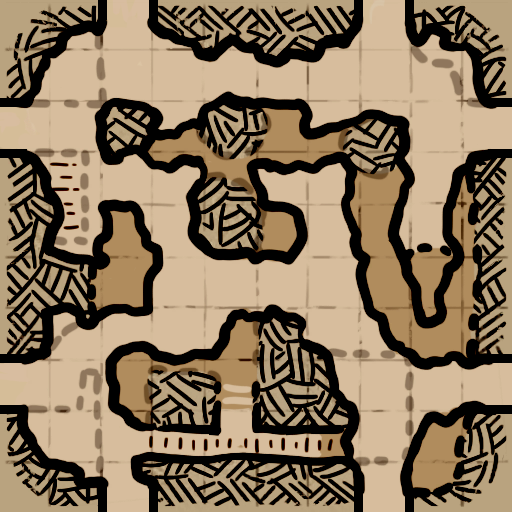
#> input picture data/modules/Cave/CaveMaze.png, 512 x 512 px; its folder holds only this picture in this run
$ python -i map_scanner_v2.py   (imports and definitions only)
#> lines starting #> are read from the running program, lines starting #| are printed output that depends on the picture
#!/usr/bin/env python3
"""
map_scanner_v2.py  –  Robust Dungeon-Map Scanner V2 + Standalone Debug Tool
============================================================================
Run as a standalone debug tool:
    python map_scanner_v2.py
    python map_scanner_v2.py  screenshot.png   # load an image directly

Also importable as a module:
    from map_scanner_v2 import MapScannerV2

How it works
------------
1. **Find map bbox** – scan the screenshot for a large dark rectangle (the
   in-game dungeon-map overlay) using a sliding-scale dark-area heuristic.

2. **Detect micro-grid** – every module tile contains a faint 10×10 sub-cell
   grid.  The scanner computes the Sobel edge magnitude of the map crop, sums
   edge values along rows / columns to obtain 1-D profiles, then applies an
   FFT to find the dominant periodic spacing.  Both the micro-cell period and
   the module period are searched; whichever gives a grid count closest to an
   integer in [2, 10] wins.

3. **Infer module tile grid** – module period × N = map width → grid is N cols
   wide (and similarly for rows).

4. **Edge-based template matching** – for each tile, extract the patch, resize
   to 64 × 64, compute Sobel edges, then compare against every known module
   template (all 4 × 90° rotations) using normalised edge MSE (NMSE).  Raw
   greyscale NMSE is avoided because it is sensitive to lighting; edge NMSE
   is stable across brightness and contrast differences.

5. **Greedy unique assignment** – sort all (tile, module, score) triples by
   score, then greedily assign: each module key can be assigned to at most
   one tile, and each tile to at most one module.  Tiles with no candidate
   below the match threshold are marked unknown.

Dependencies: Pillow  (numpy strongly recommended for speed)
"""

from __future__ import annotations

import dataclasses
import json
import math
import sys
import threading
import time
from pathlib import Path
from typing import Optional

try:
    import tkinter as tk
    from tkinter import filedialog, ttk
    _HAVE_TK = True
except ImportError:
    tk = None           # type: ignore[assignment]
    filedialog = None   # type: ignore[assignment]
    ttk = None          # type: ignore[assignment]
    _HAVE_TK = False

try:
    from PIL import Image, ImageDraw, ImageFilter, ImageOps
    _HAVE_PIL = True
except ImportError:
    _HAVE_PIL = False

try:
    from PIL import ImageTk as _ImageTk
    _HAVE_IMAGETK = True
except ImportError:
    _ImageTk = None   # type: ignore[assignment]
    _HAVE_IMAGETK = False

try:
    import numpy as np
    _HAVE_NUMPY = True
except ImportError:
    _HAVE_NUMPY = False

try:
    from PIL import ImageGrab
    _HAVE_IMAGEGRAB = True
except ImportError:
    _HAVE_IMAGEGRAB = False

try:
    import mss as _mss_mod
    _HAVE_MSS = True
except ImportError:
    _HAVE_MSS = False

# ── Paths ────────────────────────────────────────────────
ROOT    = Path(__file__).parent
DATA    = ROOT / "data"
RAW     = DATA / "raw"
MODULES = DATA / "modules"
MANIF   = DATA / "map_manifest.json"
DEBUG   = DATA / "debug"

# ── Scanner constants ────────────────────────────────────
MICRO_CELLS_PER_MODULE = 10   # sub-cells inside one module (always 10×10)
MIN_MICRO_PERIOD  = 2         # minimum micro-cell size in pixels
MAX_MICRO_PERIOD  = 30        # maximum micro-cell size in pixels
MIN_MODULE_PERIOD = 15        # minimum module size in pixels
MAX_MODULE_PERIOD = 500       # maximum module size in pixels
MIN_GRID_SIZE     = 2         # smallest supported grid dimension
MAX_GRID_SIZE     = 10        # largest supported grid dimension
MAP_DARK_THRESH   = 65        # max average brightness of the map area
TEMPLATE_SIZE     = 64        # pixels used for edge comparison
TOP_K             = 5         # top candidates kept per tile
MATCH_THRESHOLD   = 0.40      # edge NMSE distance; below = accept

PNG_SIG = b"\x89PNG\r\n\x1a\n"

# ── UI palette ────────────────────────────────────────────
BG     = "#141414"; PANEL  = "#1c1c1c"; PANEL2 = "#242424"
BORDER = "#303030"; BDR2   = "#424242"; ACCENT = "#c8a84b"
TEXT   = "#e0ddd8"; DIM    = "#808080"; BTN_BG = "#2a2a2a"
BTN_H  = "#3c3c3c"


# ══════════════════════════════════════════════════════════
#  ScannerConfig dataclass
# ══════════════════════════════════════════════════════════

@dataclasses.dataclass
class ScannerConfig:
    # BBox
    dark_thresh: int = 65
    bbox_method: str = "mean"       # "mean", "median", "trimmed_mean", "edge"
    search_margin: float = 0.05
    min_frac: float = 0.20
    max_frac: float = 0.90
    frac_step: float = 0.05
    prefer_darkest: bool = False
    # Crop preprocessing
    border_crop_pct: float = 0.0    # 0–0.20: strip this % of map edges before microgrid
    contrast_boost: bool = False    # ImageOps.autocontrast before microgrid
    unsharp_mask: bool = False      # apply unsharp mask before microgrid
    # Microgrid
    min_micro: int = 2
    max_micro: int = 30
    min_module: int = 15
    max_module: int = 500
    micro_cells: int = 10
    force_micro_period: int = 0     # 0 = disabled
    force_module_period: int = 0    # 0 = disabled
    min_grid_size: int = 2
    max_grid_size: int = 10
    # Grid inference
    override_n_rows: int = 0        # 0 = auto
    override_n_cols: int = 0        # 0 = auto
    # Template matching
    match_thr: float = 0.40
    tmpl_size: int = 64
    top_k: int = 5
    unique_assignment: bool = True
    # Bypass bbox
    bypass_bbox: bool = False       # skip bbox stage, use central crop
    bypass_crop_pct: float = 0.80   # how much of screen center to use
    # BBox refinement (edge-snap after seed selection)
    bbox_refine: bool = True
    bbox_refine_band_pct: float = 0.12
    bbox_refine_min_expand_px: int = 0
    bbox_refine_max_expand_pct: float = 0.10
    bbox_refine_edge_quantile: float = 0.85
    # Grid inference scoring weights
    grid_score_step_weight: float = 0.5
    grid_score_line_weight: float = 0.5


DEFAULT_CONFIG = ScannerConfig()


def _config_to_dict(cfg: ScannerConfig) -> dict:
    return dataclasses.asdict(cfg)


def _config_from_dict(d: dict) -> ScannerConfig:
    fields = {f.name for f in dataclasses.fields(ScannerConfig)}
    return ScannerConfig(**{k: v for k, v in d.items() if k in fields})


# ── Settings persistence ──────────────────────────────────

SETTINGS_PATH = DEBUG / "v2_settings.json"


# [47 lines left out: functions _save_settings, _load_settings, _is_valid_png, _grab_screen, not called in this run]


def _mean_brightness(img: Image.Image) -> float:
    """Return mean pixel value of a greyscale PIL image."""
    if _HAVE_NUMPY:
        return float(np.asarray(img, dtype=np.float32).mean())
    data = list(img.convert("L").getdata())
    return sum(data) / max(len(data), 1)


# [27 lines left out: functions _median_brightness, _trimmed_mean_brightness, _edge_density, not called in this run]


def _brightness_metric(patch_gray: Image.Image, method: str) -> float:
    """Compute a brightness/feature metric for a patch using the given method."""
    if method == "median":
        return _median_brightness(patch_gray)
    if method == "trimmed_mean":
        return _trimmed_mean_brightness(patch_gray)
    if method == "edge":
        return _edge_density(patch_gray)
    # Default: mean
    return _mean_brightness(patch_gray)


# ── Edge computation ─────────────────────────────────────

# [253 lines left out: functions _sobel_numpy, _compute_edges, _grid_line_strength, _best_phase_for_N, _detect_period_numpy, _detect_period_numpy_top10 and 4 more, not called in this run]


# ══════════════════════════════════════════════════════════
#  MapScannerV2
# ══════════════════════════════════════════════════════════

class MapScannerV2:
    """Robust dungeon-map scanner based on micro-grid periodicity detection.

    Parameters
    ----------
    map_name : str
        Name of the map whose module templates should be loaded (e.g. "Cave").
        Pass an empty string to skip template loading (grid detection still
        works; just no module classification).
    config : ScannerConfig, optional
        Tuning configuration. Defaults to DEFAULT_CONFIG when not provided.
    """

    def __init__(self, map_name: str = "", config: ScannerConfig = None):
        self.map_name     = map_name
        self.config       = config or ScannerConfig()
        self._tmpl_cache: dict = {}   # {map_name: {mk: [edge0, edge90, edge180, edge270]}}

    # ── Public API ────────────────────────────────────────

    # [8 lines left out: function scan_screen, not called in this run]

    def scan_image(self, src) -> dict:
        """Run the full pipeline on a saved image or PIL Image object.

        Parameters
        ----------
        src : str | Path | PIL.Image.Image
        """
#> called with src = 'data/modules/Cave/CaveMaze.png'
        try:
            if isinstance(src, (str, Path)):
                img = Image.open(src).convert("RGB")
            else:
                img = src.convert("RGB")
        except Exception as e:
            return {"ok": False, "error": f"Could not load image: {e}"}
        result = self._pipeline(img)
        result["from_screen"] = False
        return result

    # ── Pipeline ─────────────────────────────────────────

    def _pipeline(self, image: Image.Image) -> dict:
        cfg    = self.config
        result: dict = {
            "ok": False,
            "image_size": image.size,
            "timings": {},
            "bbox_log": [],
            "microgrid_log": [],
            "grid_log": [],
        }

        # Stage 1: locate map area
        t0 = time.perf_counter()

        if cfg.bypass_bbox:
            # Skip bbox detection – use central crop
            sw, sh = image.size
            frac   = max(0.1, min(1.0, cfg.bypass_crop_pct))
            cw     = int(sw * frac)
            ch     = int(sh * frac)
            cx     = (sw - cw) // 2
            cy     = (sh - ch) // 2
            bbox   = (cx, cy, cw, ch)
            bbox_cands: list = []
            bbox_refined: Optional[tuple] = None
            result["bbox_log"].append(
                f"bypass_bbox=True: using central {frac*100:.0f}% crop "
                f"({cx},{cy},{cw}×{ch})")
        else:
            bbox, bbox_cands, bbox_refined = self._find_map_bbox(image, result["bbox_log"])

        result["map_bbox"]          = bbox           # seed (before refinement)
        result["map_bbox_seed"]     = bbox           # explicit seed alias
        result["map_bbox_refined"]  = bbox_refined if not cfg.bypass_bbox else None
        result["bbox_candidates"]   = bbox_cands
        result["timings"]["bbox"]   = time.perf_counter() - t0

        if bbox is None:
            result["error"] = (
                "Could not detect the dungeon map area.\n"
                "Make sure the in-game map overlay is open and fully visible."
            )
            return result

        # Use refined bbox as the active region when available
        active_bbox = bbox_refined if bbox_refined is not None else bbox
        result["map_bbox"] = active_bbox   # final used bbox

        x, y, w, h = active_bbox
        map_img = image.crop((x, y, x + w, y + h)).convert("L")

        # Optional border crop
        if cfg.border_crop_pct > 0:
            bcp = max(0.0, min(0.20, cfg.border_crop_pct))
            mw, mh = map_img.size
            dx = int(mw * bcp)
            dy = int(mh * bcp)
            if dx > 0 or dy > 0:
                map_img = map_img.crop((dx, dy, mw - dx, mh - dy))
                result["bbox_log"].append(
                    f"border_crop_pct={bcp:.2f}: cropped to {map_img.size}")

        # Optional contrast boost
        if cfg.contrast_boost:
            map_img = ImageOps.autocontrast(map_img)

        # Optional unsharp mask
        if cfg.unsharp_mask:
            map_img = map_img.filter(ImageFilter.UnsharpMask(radius=2, percent=150, threshold=3))

        result["map_image"] = map_img

        # Stage 2: micro-grid
        t1 = time.perf_counter()
        micro = self._detect_microgrid(map_img, result["microgrid_log"])
        result["microgrid"] = micro
        result["timings"]["microgrid"] = time.perf_counter() - t1

        # Stage 3: module grid
        t2 = time.perf_counter()
        grid = self._infer_grid(map_img, micro, result["grid_log"])
        result["grid"] = grid
        result["timings"]["grid"] = time.perf_counter() - t2

        # Stage 4: classify tiles (only when a map name is set)
        t3 = time.perf_counter()
        if self.map_name:
            templates = self._load_templates(self.map_name)
            if templates:
                tile_matches, layout = self._classify_tiles(map_img, grid, templates)
            else:
                tile_matches, layout = {}, {}
                result["warning"] = (
                    f"No module templates found for map '{self.map_name}'.\n"
                    "Run dad_downloader.py to download map PNG tiles first."
                )
        else:
            tile_matches, layout = {}, {}
            result["warning"] = "No map name set – grid detected but tiles not classified."

        result["tile_matches"] = tile_matches
        result["layout"]       = layout
        result["timings"]["classify"] = time.perf_counter() - t3
        result["timings"]["total"]    = time.perf_counter() - t0
        result["ok"]           = True
        return result

    # ── Stage 1: Map bbox ──────────────────────────────────

    def _find_map_bbox(self, image: Image.Image,
                       log: list) -> "tuple[Optional[tuple], list, Optional[tuple]]":
        """Return (seed_bbox, candidates_list, refined_bbox) for the dungeon-map region.

        ``seed_bbox`` and ``refined_bbox`` are both ``(x, y, w, h)`` tuples.
        ``refined_bbox`` may differ from ``seed_bbox`` if bbox_refine is enabled.
        """
        cfg    = self.config
        sw, sh = image.size
        gray   = image.convert("L")
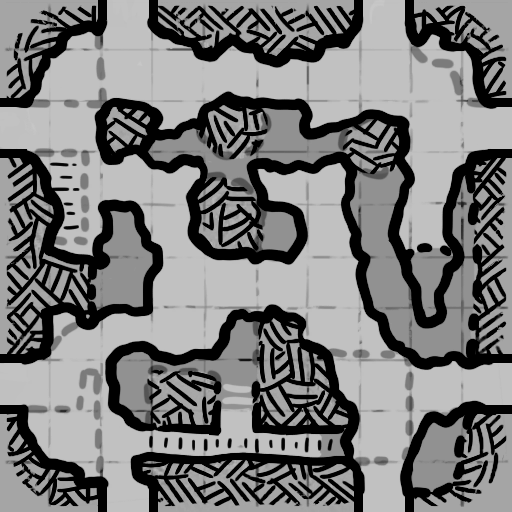
#> gray: PIL image 512x512 L; min 0, max 200, mean 122.9

        margin = max(0.0, min(0.25, cfg.search_margin))
        sx0, sy0 = int(sw * margin), int(sh * margin)
        sx1, sy1 = int(sw * (1 - margin)), int(sh * (1 - margin))
        sw2, sh2 = sx1 - sx0, sy1 - sy0

        candidates: list = []  # each entry: (x, y, w, h, metric_value)

        # Build frac list descending from max_frac to min_frac
        step  = max(0.01, cfg.frac_step)
        frac  = cfg.max_frac
        fracs: list = []
        while frac >= cfg.min_frac - 1e-9:
            fracs.append(round(frac, 6))
            frac -= step

        method = cfg.bbox_method
        thresh = cfg.dark_thresh

        for frac in fracs:
            side = int(min(sw2, sh2) * frac)
            if side < 32:
                continue
            cx = sx0 + (sw2 - side) // 2
            cy = sy0 + (sh2 - side) // 2
            patch = gray.crop((cx, cy, cx + side, cy + side))
            metric = _brightness_metric(patch, method)
            candidates.append((cx, cy, side, side, metric))
            log.append(f"frac={frac:.2f} side={side} {method}={metric:.1f}")
#> this loop made 15 passes
#> metric on passes 1 to 8: 129.5, 130.4, 127.4, 123.3, 119.7, 120.3, 123.2, 125.3
#> pass 1, in _find_map_bbox, `patch = gray.crop((cx, cy, cx + side, cy + side))`:
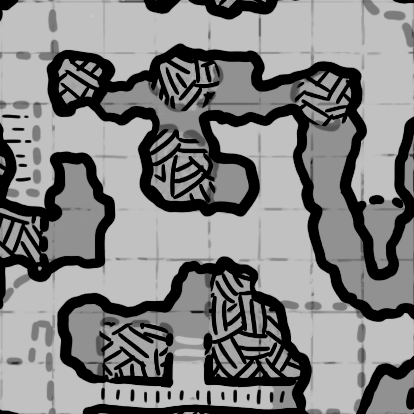
#> patch: PIL image 414x414 L; min 0, max 200, mean 129.5
#> pass 2, in _find_map_bbox, `patch = gray.crop((cx, cy, cx + side, cy + side))`:
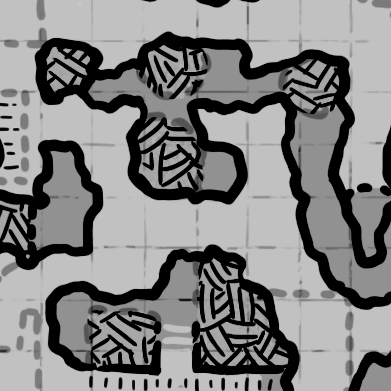
#> patch: PIL image 391x391 L; min 0, max 200, mean 130.4
#> pass 3, in _find_map_bbox, `patch = gray.crop((cx, cy, cx + side, cy + side))`:
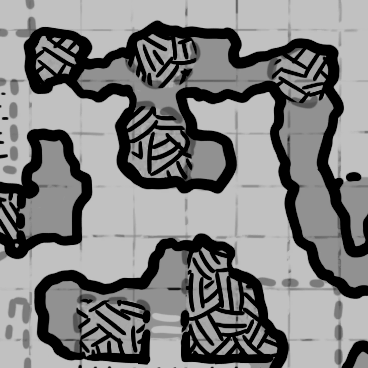
#> patch: PIL image 368x368 L; min 0, max 196, mean 127.4
#> after the loop:
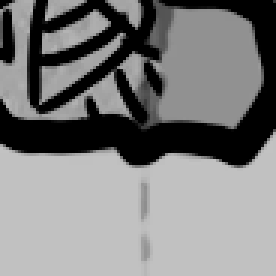
#> patch: PIL image 92x92 L (shown 3 times larger); min 0, max 194, mean 125.9
#> after the loop, candidates = 15 items, first 6: (48, 48, 414, 414, 129.5), (60, 60, 391, 391, 130.4), (71, 71, 368, 368, 127.4), (83, 83, 345, 345, 123.3), (94, 94, 322, 322, 119.7), (106, 106, 299, 299, 120.3); log = 15 items, first 6: 'frac=0.90 side=414 mean=129.5', 'frac=0.85 side=391 mean=130.4', 'frac=0.80 side=368 mean=127.4', 'frac=0.75 side=345 mean=123.3', 'frac=0.70 side=322 mean=119.7', 'frac=0.65 side=299 mean=120.3'

        if not candidates:
            log.append("No candidates found (all patches too small)")
            return None, candidates, None

        seed_bbox: Optional[tuple] = None

        if cfg.prefer_darkest:
            # Pick candidate with lowest brightness (or highest edge density for "edge")
            if method == "edge":
                # Higher edge density = more map-like, so pick highest
                best = max(candidates, key=lambda c: c[4])
            else:
                best = min(candidates, key=lambda c: c[4])
            cx, cy, cw, ch, metric = best
            log.append(f"prefer_darkest=True: best metric={metric:.1f} at ({cx},{cy})")
            seed_bbox = (cx, cy, cw, ch)

        elif method == "edge":
            # Higher edge density = more map-like
            edge_thresh = thresh / 255.0 * 0.5
            for cand in candidates:
                cx, cy, cw, ch, metric = cand
                if metric > edge_thresh:
                    log.append(f"edge accepted: density={metric:.4f} > {edge_thresh:.4f}")
                    seed_bbox = (cx, cy, cw, ch)
                    break
            if seed_bbox is None:
                # Fallback: just pick highest edge density
                best = max(candidates, key=lambda c: c[4])
                cx, cy, cw, ch, metric = best
                log.append(f"edge fallback: best density={metric:.4f}")
                seed_bbox = (cx, cy, cw, ch)

        else:
            # mean / median / trimmed_mean: first below threshold wins
            for cand in candidates:
                cx, cy, cw, ch, metric = cand
                if metric < thresh:
                    log.append(f"accepted: {method}={metric:.1f} < {thresh}")
                    seed_bbox = (cx, cy, cw, ch)
                    break
#> this loop made 15 passes
            if seed_bbox is None:
                log.append(f"FAILED: all {len(candidates)} candidates above threshold {thresh}")
                return None, candidates, None

        # ── Refinement (edge-snap) ────────────────────────
        refined_bbox: Optional[tuple] = None
        if cfg.bbox_refine and seed_bbox is not None:
            refined_bbox = self._refine_bbox_by_edges(gray, seed_bbox, log)

        return seed_bbox, candidates, refined_bbox

    # [590 lines left out: functions _refine_bbox_by_edges, _detect_microgrid, _resolve_period, _infer_grid, _score_best_n, _load_templates and 2 more, not called in this run]


# ══════════════════════════════════════════════════════════
#  Debug overlay helpers
# ══════════════════════════════════════════════════════════

def _rgba(image: Image.Image) -> Image.Image:
    return image.convert("RGBA")


# [265 lines left out: functions draw_bbox_overlay, draw_bbox_heatmap, draw_profiles_image, draw_edge_overlay, draw_microgrid_overlay, draw_grid_overlay and 1 more, not called in this run]


# ══════════════════════════════════════════════════════════
#  Standalone debug GUI  (requires tkinter + Pillow)
# ══════════════════════════════════════════════════════════

if _HAVE_TK:
    # [8 lines left out: function flat_btn, not called in this run]

    _TkBase = tk.Tk
else:
    def flat_btn(*a, **kw):  # type: ignore[misc]
        raise RuntimeError("tkinter is not available")

    _TkBase = object  # type: ignore[assignment, misc]


class ScannerV2App(_TkBase):  # type: ignore[misc]
    """Standalone debug GUI for MapScannerV2.

    Steps viewable via the View dropdown:
      original     – raw loaded/captured image
      bbox         – detected map bbox overlaid on full image
      bbox_heatmap – candidate heatmap colored by brightness
      edges        – edge magnitude image of the map crop
      microgrid    – map crop with micro-grid lines
      profiles     – 1-D projection profiles chart
      grid         – map crop with module tile boundaries
      matches      – map crop with per-tile match result
    """

    _STEPS = [
        ("original",     "Original"),
        ("bbox",         "Map BBox"),
        ("bbox_heatmap", "BBox Heatmap"),
        ("edges",        "Edge Image"),
        ("microgrid",    "Micro-Grid"),
        ("profiles",     "Profiles"),
        ("grid",         "Module Grid"),
        ("matches",      "Tile Matches"),
    ]

    # [429 lines left out: functions __init__, _load_manifest, _build, _get_config_from_ui, _apply_config_to_ui, not called in this run]

    def _reset_settings(self):
        self._apply_config_to_ui(ScannerConfig())
        self._log_msg("Settings reset to defaults.")

    # [341 lines left out: functions _save_settings_dialog, _load_settings_dialog, _load_image, _load_file, _do_screenshot, _run_pipeline and 9 more, not called in this run]

    def _status(self, msg: str):
        self._status_var.set(msg)


# ══════════════════════════════════════════════════════════
#  Entry point
# ══════════════════════════════════════════════════════════

# [14 lines not run here, left out]

>>> result = MapScannerV2().scan_image('data/modules/Cave/CaveMaze.png')
#> in _pipeline, `bbox, bbox_cands, bbox_refined = self._find_map_bbox(image, result["bb..`: bbox_cands has the same summary as candidates in _find_map_bbox
#> in scan_image, `result = self._pipeline(img)`: result = 11 items
#> result = 12 items

$ run again, on data/modules/Cave/CaveTown.png
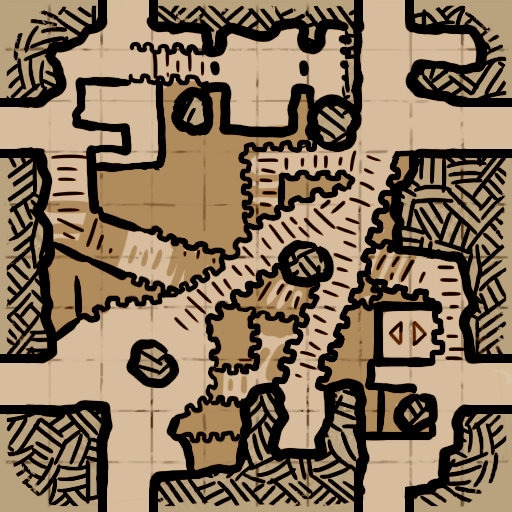
#> input picture data/modules/Cave/CaveTown.png, 512 x 512 px
#> the loop in _find_map_bbox, `for frac in fracs:` made 15 passes
#> metric on passes 1 to 8: 119.5, 119.2, 117.1, 117.3, 117.3, 117.9, 117.9, 118
#> pass 1, in _find_map_bbox, `patch = gray.crop((cx, cy, cx + side, cy + side))`:
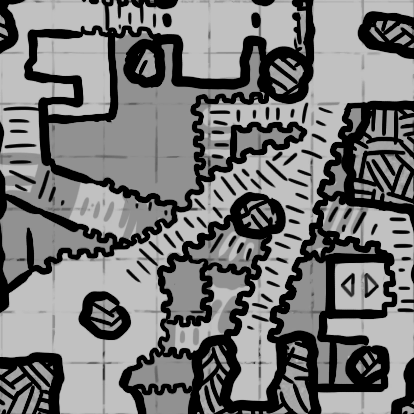
#> patch: PIL image 414x414 L; min 0, max 201, mean 119.5
#> after the loop in _find_map_bbox, `for frac in fracs:`:
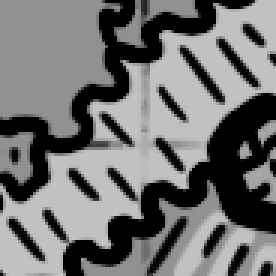
#> patch: PIL image 92x92 L (shown 3 times larger); min 0, max 201, mean 113.1
#> after the loop in _find_map_bbox, `for frac in fracs:`: candidates = 15 items, first 6: (48, 48, 414, 414, 119.5), (60, 60, 391, 391, 119.2), (71, 71, 368, 368, 117.1), (83, 83, 345, 345, 117.3), (94, 94, 322, 322, 117.3), (106, 106, 299, 299, 117.9); log = 15 items, first 6: 'frac=0.90 side=414 mean=119.5', 'frac=0.85 side=391 mean=119.2', 'frac=0.80 side=368 mean=117.1', 'frac=0.75 side=345 mean=117.3', 'frac=0.70 side=322 mean=117.3', 'frac=0.65 side=299 mean=117.9'
#> the loop in _find_map_bbox, `for cand in candidates:` made 15 passes
#> bbox_cands has the same summary as candidates in _find_map_bbox
#> in scan_image, `result = self._pipeline(img)`: result = 11 items
#> `result = MapScannerV2().scan_image('data/modules/Cave/CaveMaze.png')`: result = 12 items
